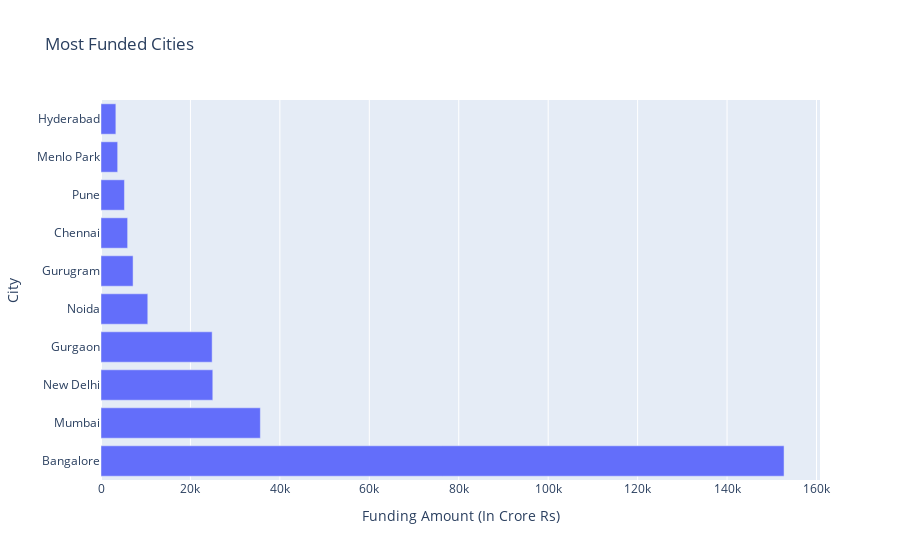

This figure's notebook cell:
### Code cell
# Create a horizontal bar chart
fig = go.Figure(data=go.Bar(
    x=most_funded_city['amount'],
    y=most_funded_city['city'],
    orientation='h'
))

fig.update_layout(
    title='Most Funded Cities',
    xaxis=dict(title='Funding Amount (In Crore Rs)'),
    yaxis=dict(title='City')
)

fig.show()

### Figure 1 — Plotly figure (JSON) as saved in the notebook; plotly's stock layout.template omitted (floating-point values rounded to 4 significant figures)
{"data": [{"orientation": "h", "type": "bar", "x": [152700.0, 35640.0, 25000.0, 24860.0, 10460.0, 7173.0, 5954.0, 5244.0, 3728.0, 3323.0], "y": ["Bangalore", "Mumbai", "New Delhi", "Gurgaon", "Noida", "Gurugram", "Chennai", "Pune", "Menlo Park", "Hyderabad"]}], "layout": {"title": {"text": "Most Funded Cities"}, "xaxis": {"title": {"text": "Funding Amount (In Crore Rs)"}}, "yaxis": {"title": {"text": "City"}}}}
